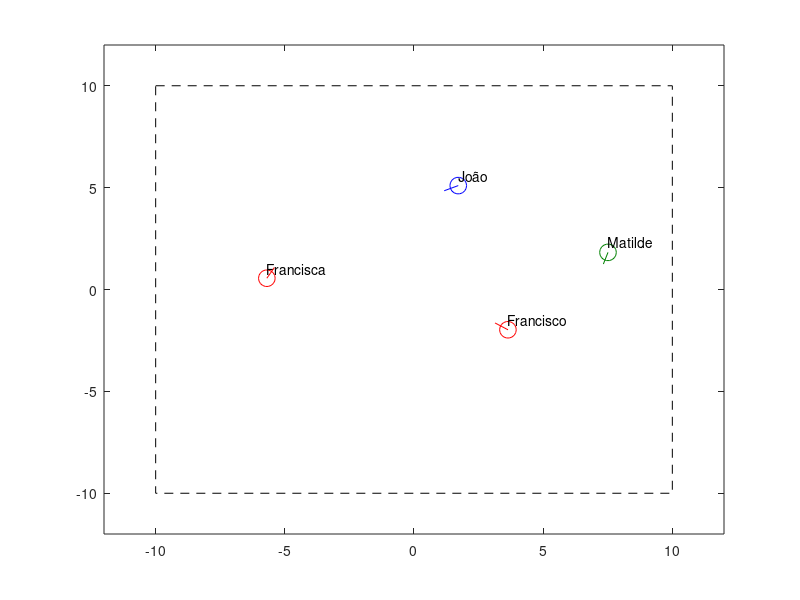

Recreate this plot in MATLAB. (Note: this script raises an error after producing the figure.)
% usar F5 para executar
clc % limpar o command window
clear all % limpar todas as variaveis da memoria
close all % limpar todas as figuras

%% Desenhar a Arena

plot([-10, 10, 10, -10, -10], ...
     [10, 10, -10, -10, 10], ...
     '--k')
axis([-12 12 -12 12])
hold on;

%% Parâmetros do jogo
vmax = 0.6;

%% Criar as equipas
i = 0;

i = i + 1;
s(i).name = 'Francisco';
s(i).team = 'red';
s(i).color = [1 0 0];
s(i).x = rand * 16 -8;
s(i).y = rand * 16 -8;
s(i).ang = rand*2*pi;
s(i).killed = 0;

i = i + 1;
s(i).name = 'Francisca';
s(i).team = 'red';
s(i).color = [1 0 0];
s(i).x = rand * 16 -8 ;
s(i).y = rand * 16 -8;
s(i).ang = rand*2*pi;
s(i).killed = 0;


i = i + 1;
s(i).name = 'Matilde';
s(i).team = 'green';
s(i).color = [0 0.5 0];
s(i).x = rand * 16 -8;
s(i).y = rand * 16 -8;
s(i).ang = rand*2*pi;
s(i).killed = 0;

i = i + 1;
s(i).name = 'João';
s(i).team = 'blue';
s(i).color = [0 0 1];
s(i).x = rand * 16 -8 ;
s(i).y = rand * 16 -8;
s(i).ang = rand*2*pi;
s(i).killed = 0;

%% Desenhar jogadores na posição inicial
for i=1:size(s,2) % size(s,2) dá o número de jogadores
    s(i).hcircle = plot(s(i).x, s(i).y, 'o', 'Color', s(i).color, 'MarkerSize', 12);
    s(i).htext = text(s(i).x, s(i).y + 0.5, s(i).name);
    s(i).harrow = plot([s(i).x, s(i).x +  vmax * cos(s(i).ang)], ...
        [s(i).y, s(i).y +  vmax * sin(s(i).ang)], '-', 'Color', s(i).color);
end

%% JOGO __________________________________________________
for k=1:50


    %% Movimentar Jogadores
    for i=1:size(s,2) % size(s,2) dá o número de jogadores
        s = movePlayer(s, i, vmax);
    end

    %% Jogador fora da arena
    % matar jogador que saiu fora da arena

    %% Jogador que caça outro

    %% Desenhar jogadores
    for i=1:size(s,2) % size(s,2) dá o número de jogadores
        set(s(i).hcircle, 'XData', s(i).x , 'YData', s(i).y)

        xtip = s(i).x +  vmax * cos(s(i).ang);
        ytip = s(i).y +  vmax * sin(s(i).ang);
        set(s(i).harrow,  'XData', [s(i).x, xtip] , ...
            'YData', [s(i).y, ytip])
      
        set(s(i).htext, 'Position', [s(i).x, s(i).y+0.5, 0]);
        if s(i).killed == 1
            set(s(i).htext, 'String', [s(i).name ' (killed)']);
        end

         
        
    end

    pause
end
